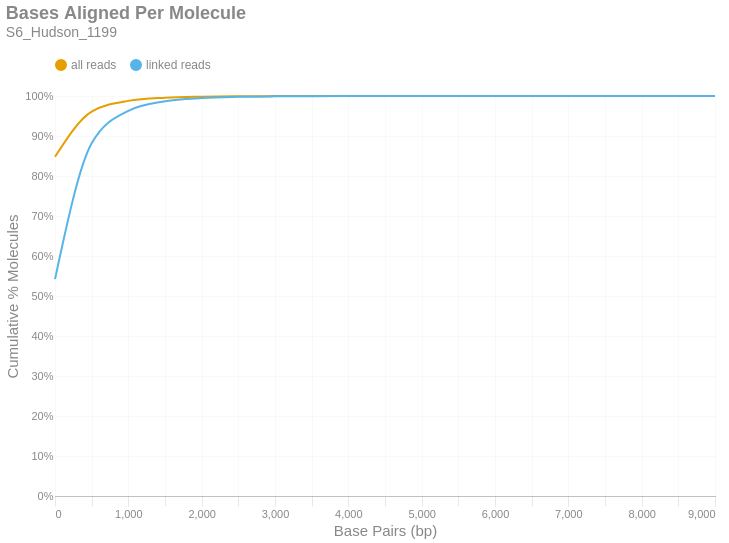

Notebook code for this chart:
### Markdown cell above
### Bases Aligned Per Molecule
This is a cumulative frequency distribution showing the number of base pairs aligned per unique molecule. These data are shown in 500 bp bins. There are two distributions: one with `all reads` (yellow) and another with only `linked reads` (blue). The percent of molecules in the `linked reads` distribution is relative to the total number of linked molecules.

### Code cell
if SKIPLR:
    print_html(f"Skipped")
else:
    binned_df = consolidated_hist(valids['aligned_bp'], mask, 500, True)
    with SafeRender(binned_df):
        (
            density_plot(binned_df, 'Bases Aligned Per Molecule', samplename, 'basesper')
            .encode(
                x=alt.X('bin:Q', title="Base Pairs (bp)").axis(tickMinStep=500).scale(padding=0),
                y=alt.Y('value:Q', title='Cumulative % Molecules')
                    .axis(format='%')
                    .scale(domain = [0,1])
                    .stack(False),
                color=alt.Color("key:N").scale(domain = ["all reads", "linked reads"]),
                tooltip = [
                    alt.Tooltip("key:N", title = "Data Type"),
                    alt.Tooltip("range_label:N", title="Bases Aligned Per Molecule"),
                    alt.Tooltip("value:Q", format = ".2%", title="% Molecules (Cum.)")
                ]
            )
        ).display()

### Figure 1 — Vega-Lite specification as saved in the notebook (floating-point values rounded to 4 significant figures)
{"width": "container", "height": 400, "config": {"title": {"anchor": "start", "dy": -15, "fontSize": 18, "color": "#888888", "subtitleColor": "#888888", "subtitleFontSize": 14}, "arc": {"fill": "#0072B2"}, "axis": {"domainColor": "#888888", "domainWidth": 0.5, "gridWidth": 0.2, "grid": false, "titleFontWeight": 400, "titleFontSize": 15, "labelFontSize": 11, "labelColor": "#888888", "tickColor": "#888888", "tickWidth": 0.2, "titleColor": "#888888"}, "axisBand": {"grid": false}, "axisX": {"grid": true, "tickSize": 10, "domainCap": "round"}, "axisY": {"domain": false, "grid": true, "tickSize": 0, "domainCap": "round"}, "background": "transparent", "header": {"labelFontSize": 15, "labelColor": "#888888", "titleFontSize": 15, "titleFontWeight": 600, "titleColor": "#888888"}, "legend": {"labelFont": "sans-serif", "labelFontSize": 12, "labelColor": "#888888", "symbolSize": 100, "symbolType": "circle", "titleFontSize": 12, "titlePadding": 10, "titleColor": "#888888", "title": null, "orient": "top"}, "range": {"category": ["#E69F00", "#56B4E9", "#009E73", "#F0E442", "#0072B2", "#D55E00", "#CC79A7", "#000000"], "diverging": ["#cfe8f3", "#a2d4ec", "#73bfe2", "#46abdb", "#1696d2", "#12719e"]}, "area": {"fill": "#0072B2", "fillOpacity": 0.7, "line": true, "strokeOpacity": 0.7}, "line": {"color": "#0072B2", "stroke": "#0072B2", "strokeWidth": 2}, "trail": {"color": "#0072B2", "stroke": "#0072B2", "strokeWidth": 0, "size": 1}, "point": {"filled": true, "fillOpacity": 1.0, "size": 95}, "text": {"color": "#888888", "fontSize": 11, "align": "right", "fontWeight": 400, "size": 11}, "bar": {"fill": "#0072B2", "stroke": null}, "view": {"stroke": null, "continuousWidth": 660, "continuousHeight": 400}}, "data": {"name": "data-e35891619944206f6493fb7dec0d28a0"}, "mark": {"type": "line", "interpolate": "monotone", "point": {"opacity": 0, "size": 275}}, "encoding": {"color": {"field": "key", "scale": {"domain": ["all reads", "linked reads"]}, "type": "nominal"}, "tooltip": [{"field": "key", "title": "Data Type", "type": "nominal"}, {"field": "range_label", "title": "Bases Aligned Per Molecule", "type": "nominal"}, {"field": "value", "format": ".2%", "title": "% Molecules (Cum.)", "type": "quantitative"}], "x": {"axis": {"tickMinStep": 500}, "field": "bin", "scale": {"padding": 0}, "title": "Base Pairs (bp)", "type": "quantitative"}, "y": {"axis": {"format": "%"}, "field": "value", "scale": {"domain": [0, 1]}, "stack": false, "title": "Cumulative % Molecules", "type": "quantitative"}}, "params": [{"name": "param_c36ac31b6afebe62", "select": {"type": "point", "fields": ["key"]}, "bind": "legend"}], "title": {"text": "Bases Aligned Per Molecule", "subtitle": "S6_Hudson_1199"}, "transform": [{"fold": ["all reads (cumsum)", "linked reads (cumsum)"]}, {"calculate": "replace(datum.key, ' (cumsum)', '')", "as": "key"}, {"filter": {"param": "param_c36ac31b6afebe62"}}], "usermeta": {"embedOptions": {"downloadFileName": "S6_Hudson_1199.basesper"}}, "$schema": "https://vega.github.io/schema/vega-lite/v6.1.0.json", "datasets": {"data-e35891619944206f6493fb7dec0d28a0": [{"bin": "0.0", "interval": "0.0-500.0", "all reads": 0.8481, "linked reads": 0.5422, "all reads (cumsum)": 0.8481, "linked reads (cumsum)": 0.5422, "range_label": "0-499"}, {"bin": "500.0", "interval": "500.0-1000.0", "all reads": 0.1128, "linked reads": 0.3396, "all reads (cumsum)": 0.9609, "linked reads (cumsum)": 0.8818, "range_label": "500-999"}, {"bin": "1000.0", "interval": "1000.0-1500.0", "all reads": 0.02689, "linked reads": 0.08125, "all reads (cumsum)": 0.9878, "linked reads (cumsum)": 0.963, "range_label": "1000-1499"}, {"bin": "1500.0", "interval": "1500.0-2000.0", "all reads": 0.007872, "linked reads": 0.02381, "all reads (cumsum)": 0.9957, "linked reads (cumsum)": 0.9869, "range_label": "1500-1999"}, {"bin": "2000.0", "interval": "2000.0-2500.0", "all reads": 0.002679, "linked reads": 0.008102, "all reads (cumsum)": 0.9983, "linked reads (cumsum)": 0.995, "range_label": "2000-2499"}, {"bin": "2500.0", "interval": "2500.0-3000.0", "all reads": 0.0009907, "linked reads": 0.002996, "all reads (cumsum)": 0.9993, "linked reads (cumsum)": 0.998, "range_label": "2500-2999"}, {"bin": "3000.0", "interval": "3000.0-3500.0", "all reads": 0.0003885, "linked reads": 0.001175, "all reads (cumsum)": 0.9997, "linked reads (cumsum)": 0.9991, "range_label": "3000-3499"}, {"bin": "3500.0", "interval": "3500.0-4000.0", "all reads": 0.0001576, "linked reads": 0.0004767, "all reads (cumsum)": 0.9999, "linked reads (cumsum)": 0.9996, "range_label": "3500-3999"}, {"bin": "4000.0", "interval": "4000.0-4500.0", "all reads": 7.035e-05, "linked reads": 0.0002128, "all reads (cumsum)": 0.9999, "linked reads (cumsum)": 0.9998, "range_label": "4000-4499"}, {"bin": "4500.0", "interval": "4500.0-5000.0", "all reads": 3.144e-05, "linked reads": 9.51e-05, "all reads (cumsum)": 1.0, "linked reads (cumsum)": 0.9999, "range_label": "4500-4999"}, {"bin": "5000.0", "interval": "5000.0-5500.0", "all reads": 1.356e-05, "linked reads": 4.101e-05, "all reads (cumsum)": 1.0, "linked reads (cumsum)": 1.0, "range_label": "5000-5499"}, {"bin": "5500.0", "interval": "5500.0-6000.0", "all reads": 6.092e-06, "linked reads": 1.843e-05, "all reads (cumsum)": 1.0, "linked reads (cumsum)": 1.0, "range_label": "5500-5999"}, {"bin": "6000.0", "interval": "6000.0-6500.0", "all reads": 5.11e-06, "linked reads": 1.545e-05, "all reads (cumsum)": 1.0, "linked reads (cumsum)": 1.0, "range_label": "6000-6499"}, {"bin": "6500.0", "interval": "6500.0-7000.0", "all reads": 2.162e-06, "linked reads": 6.538e-06, "all reads (cumsum)": 1.0, "linked reads (cumsum)": 1.0, "range_label": "6500-6999"}, {"bin": "7000.0", "interval": "7000.0-7500.0", "all reads": 7.861e-07, "linked reads": 2.378e-06, "all reads (cumsum)": 1.0, "linked reads (cumsum)": 1.0, "range_label": "7000-7499"}, {"bin": "7500.0", "interval": "7500.0-8000.0", "all reads": 3.93e-07, "linked reads": 1.189e-06, "all reads (cumsum)": 1.0, "linked reads (cumsum)": 1.0, "range_label": "7500-7999"}, {"bin": "8000.0", "interval": "8000.0-8500.0", "all reads": 5.896e-07, "linked reads": 1.783e-06, "all reads (cumsum)": 1.0, "linked reads (cumsum)": 1.0, "range_label": "8000-8499"}, {"bin": "8500.0", "interval": "8500.0-9000.0", "all reads": 0.0, "linked reads": 0.0, "all reads (cumsum)": 1.0, "linked reads (cumsum)": 1.0, "range_label": "8500-8999"}, {"bin": "9000.0", "interval": "9000.0-9500.0", "all reads": 1.965e-07, "linked reads": 5.944e-07, "all reads (cumsum)": 1.0, "linked reads (cumsum)": 1.0, "range_label": "9000-9499"}]}}
